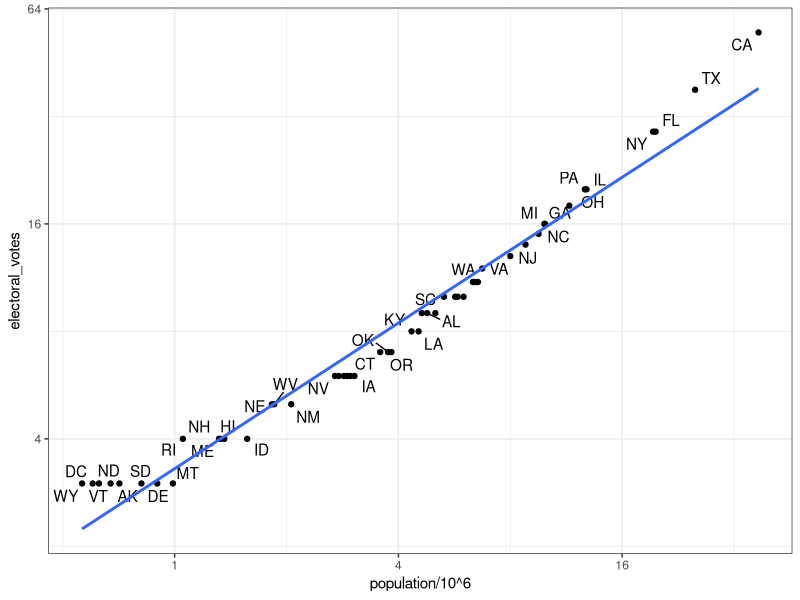
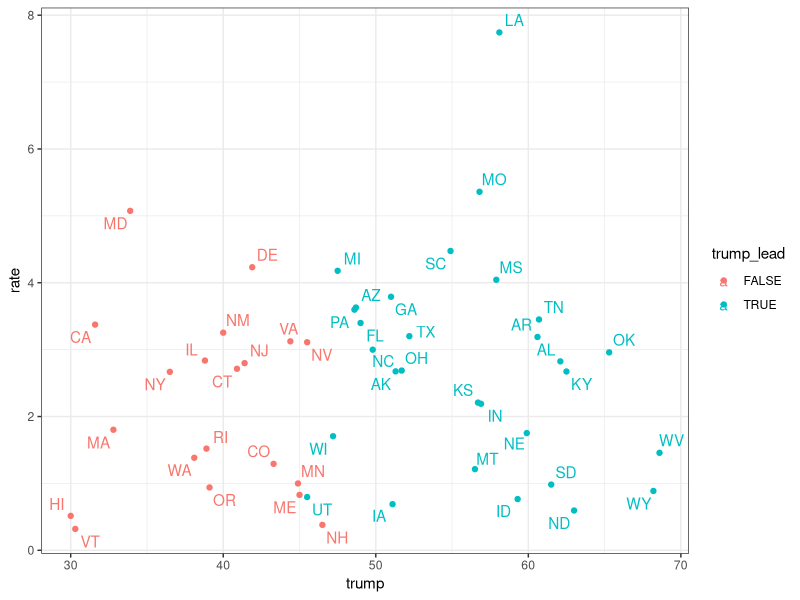

R code for these plots, in order:
# import US murders data
library(tidyverse)
library(ggrepel)
library(dslabs)
ds_theme_set()
data(murders)
head(murders)

# import US election results data
data(polls_us_election_2016)
head(results_us_election_2016)
identical(results_us_election_2016$state, murders$state)

# join the murders table and US election results table
tab <- left_join(murders, results_us_election_2016, by = "state")
head(tab)

# plot electoral votes versus population
tab %>% ggplot(aes(population/10^6, electoral_votes, label = abb)) +
  geom_point() +
  geom_text_repel() + 
  scale_x_continuous(trans = "log2") +
  scale_y_continuous(trans = "log2") +
  geom_smooth(method = "lm", se = FALSE)

tab %>% mutate(rate = total / population * 10^5, trump_lead = trump > clinton) %>%
  filter(!(abb %in%"DC")) %>%
  arrange(rate) %>%
  ggplot(aes(y = rate, x = trump, label = abb, color = trump_lead)) +
  geom_point() +
  geom_text_repel()

# make two smaller tables to demonstrate joins
tab1 <- slice(murders, 1:6) %>% select(state, population)
tab1
tab2 <- slice(results_us_election_2016, c(1:3, 5, 7:8)) %>% select(state, electoral_votes)
tab2

# experiment with different joins
left_join(tab1, tab2)
tab1 %>% left_join(tab2)
tab1 %>% right_join(tab2)
inner_join(tab1, tab2)
full_join(tab1, tab2)
semi_join(tab1, tab2)
anti_join(tab1, tab2)

# Binding
bind_cols(a = 1:3, b = 4:6)

# Binding columns
tab <- left_join(murders, results_us_election_2016, by = "state")
head(tab)
str(tab)

tab1 <- tab[, 1:3]
head(tab1)
tab2 <- tab[, 4:6]
tab3 <- tab[, 7:9]
new_tab <- bind_cols(tab1, tab2, tab3)
head(new_tab)

# Binding rows
tab1 <- tab[1:2,]
tab1
tab2 <- tab[3:4,]
tab2
bind_rows(tab1, tab2)

# intersect vectors or data frames
intersect(1:10, 6:15)
intersect(c("a","b","c"), c("b","c","d"))
tab1 <- tab[1:5,] #first 5 rows of tab
tab2 <- tab[3:7,] #rows 3 to 7 of tab
head(tab1)
head(tab2)
intersect(tab1, tab2) #rows 3,4,5 of tab

# perform a union of vectors or data frames
union(1:10, 6:15)
union(c("a","b","c"), c("b","c","d"))
tab1 <- tab[1:5,]  #first 5 rows of tab
tab2 <- tab[3:7,] #rows 3 to 7 of tab
union(tab1, tab2) #rows 1 to 7 of tab

# set difference of vectors or data frames
setdiff(1:10, 6:15)
setdiff(6:15, 1:10)
tab1 <- tab[1:5,]
tab2 <- tab[3:7,]
setdiff(tab1, tab2)

# setequal determines whether sets have the same elements, regardless of order
setequal(1:5, 1:6)
setequal(1:5, 5:1)
setequal(tab1, tab2)
